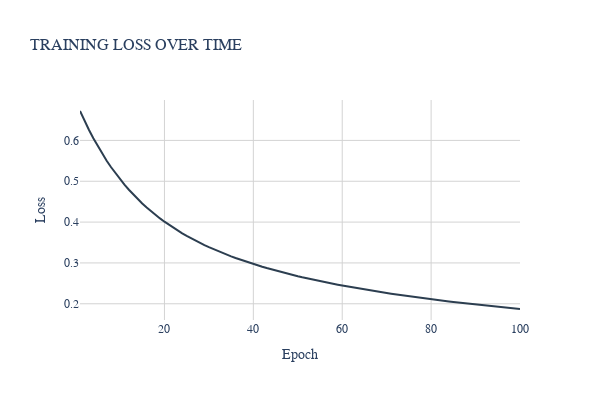
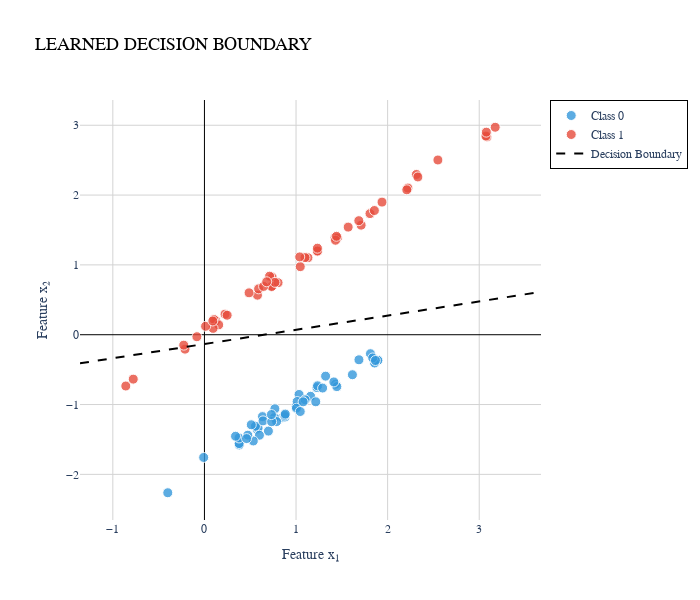

The notebook cell saved with these charts, in order:
### Code cell
# Visualize training progress with loss curve
fig_loss = plot_training_loss(
    losses, 
    title="Training Loss Over Time".upper(),
    width=600,
    height=400
)
fig_loss.show()

# Visualize learned decision boundary
fig_boundary = plot_2d_classification(
    X_linear, y_linear,
    weights=weights_manual,
    bias=bias_manual,
    title="Learned Decision Boundary".upper(),
    show_boundary=True
)
fig_boundary.show()

print("\n✓ The neuron successfully learned to separate the two classes!")
